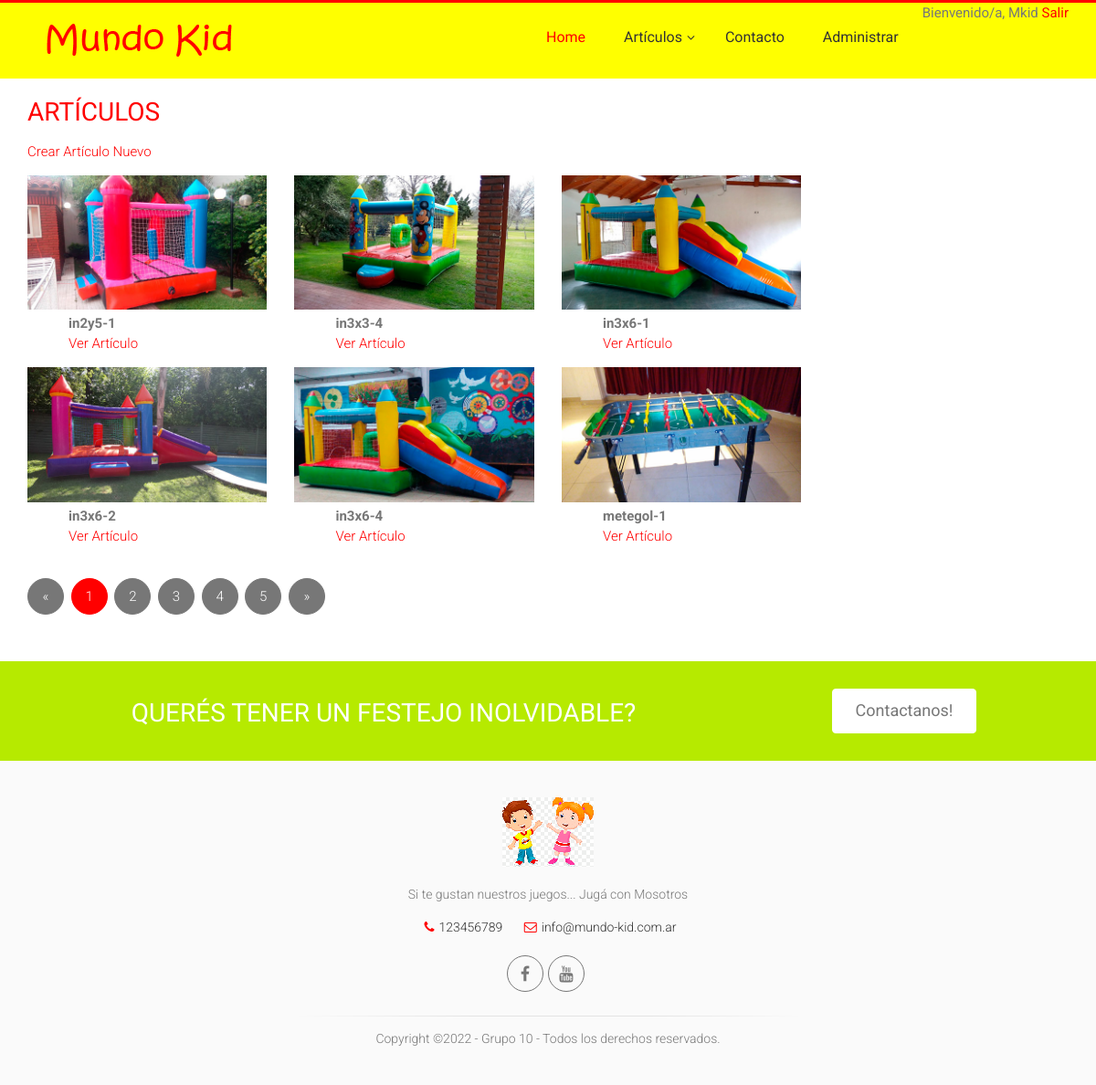
The page /articulos/ (signed in) on the database as committed earlier.
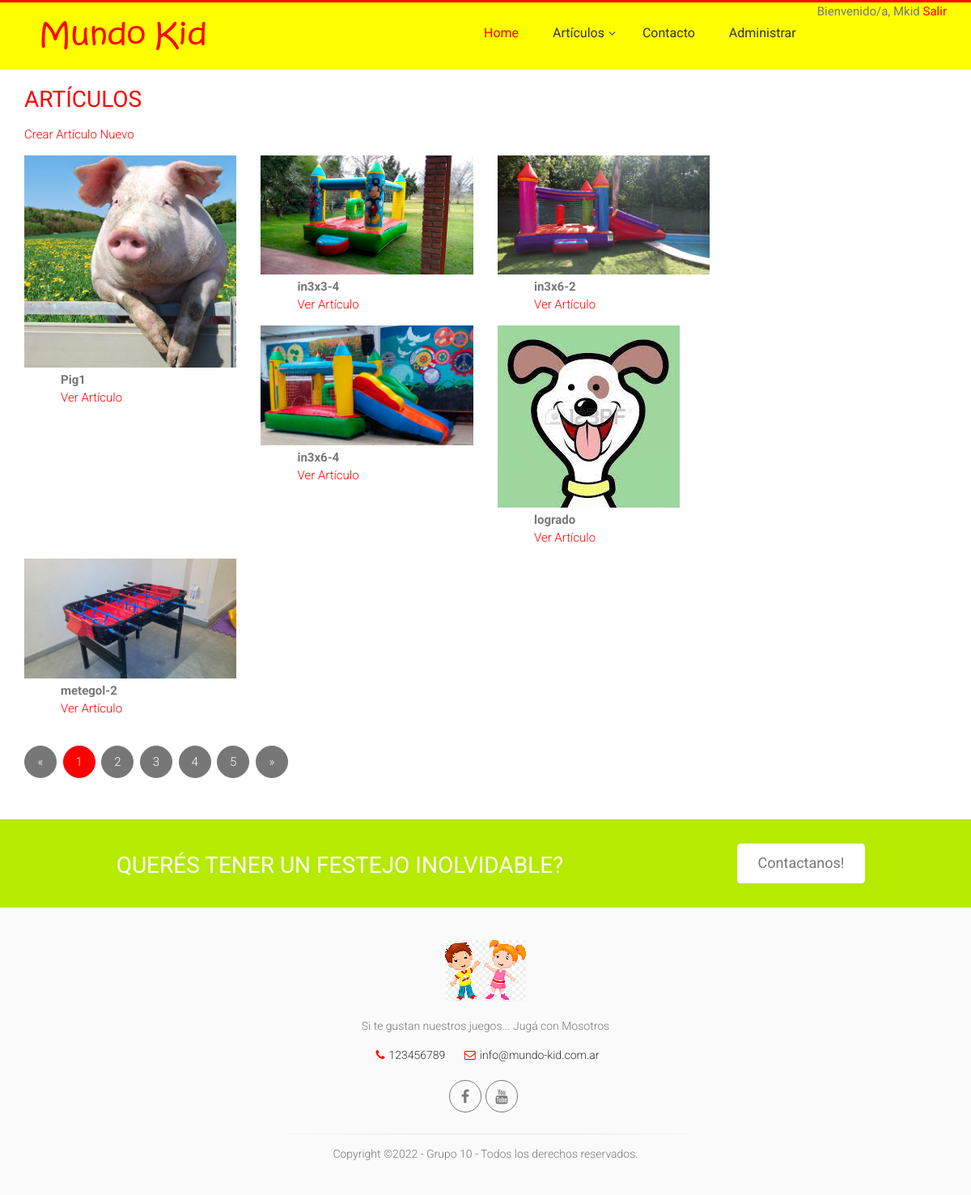
The same page on the database as committed later.
### Articulos/models.py (models this page shows, shortened)
class Articulo(models.Model):
    id=models.AutoField(primary_key=True,verbose_name="Id_Artículo")
    nombre=models.TextField(max_length=40)
    categoria=models.CharField(
        models.ForeignKey('Categoria',on_delete=models.CASCADE),
        max_length=2, null=False, blank=False,
        choices=categorias_id,
        default='in')
    subcategoria=models.TextField(
        models.ForeignKey('Subcategoria',on_delete=models.CASCADE),
        null=False, blank=False,
        max_length=10)
    stock=models.IntegerField()
    precio=models.FloatField()
    imagen_url = models.ImageField(upload_to='articulos', null=True, blank=True, default='No-Image-Placeholder.svg')
    class Meta:
        verbose_name ="articulo"
        verbose_name_plural="articulos"
        ordering= ['nombre']

### Articulos/views.py (the view)
# urls.py: path('', ArticuloListView.as_view(), name='list'),
@method_decorator(staff_member_required, name='dispatch')
class ArticuloListView(ListView):
    model = Articulo
    template_name = 'Articulos/articulo_list.html'
    paginate_by = 6

### Articulos/templates/Articulos/articulo_list.html (shortened to what this page needs)
{% extends 'MundoKid/base.html' %}
{% load static %}
{% block content %}
<main role="main">
  <div class="container">
    <div class="row mt-3">
      <div class="col-md-9 mx-auto mb-5 ">
        <h2>Artículos</h2>
        {% if request.user.is_staff %}
            <p><a href="{% url 'articulos:create' %}">Crear Artículo Nuevo</a> </p>
        {% endif %}
        <div class="row">
          {% for articulo in articulo_list %}
            <div class="col-md-4 mt-2 mb-3">
              <div class="row p-1">
                <div class="col-md-12">
              {% if articulo.imagen_url %}
                <img src="{{articulo.imagen_url.url}}" alt="{{titulo}}" class="img-fluid">
              {% else %}
                <img src="{% static 'gestion/img/no-img.jpg' %}" class="img-fluid">
              {% endif %}
                  <p class="articulo-data">
                    <b>{{articulo.nombre|truncatechars:"16"}}</b><br>
                    <a href="{% url 'articulos:detail' articulo.nombre %}">Ver Artículo</a>
                  </p>
                </div>
              </div>
            </div>
          {% endfor %}
        </div>
{% if is_paginated %}
<nav aria-label="Page navigation">
  <ul class="pagination justify-content-center">
    {% if page_obj.has_previous %}
      <li class="page-item ">
        <a class="page-link" href="?page={{ page_obj.previous_page_number }}">&laquo;</a>
      </li>
    {% else %}
      <li class="page-item disabled">
        <a class="page-link" href="#" tabindex="-1">&laquo;</a>
      </li>
    {% endif %}
    {% for i in paginator.page_range %}
      <li class="page-item {% if page_obj.number == i %}active{% endif %}">
        <a class="page-link" href="?page={{ i }}">{{ i }}</a>
      </li>
    {% endfor %}
    {% if page_obj.has_next %}
      <li class="page-item ">
        <a class="page-link" href="?page={{ page_obj.next_page_number }}">&raquo;</a>
      </li>
    {% else %}
      <li class="page-item disabled">
        <a class="page-link" href="#" tabindex="-1">&raquo;</a>
      </li>
    {% endif %}
  </ul>
</nav>
{% endif %}
      </div>
    </div>
  </div>
</main>
{% endblock %}

Rows that differ between the two databases and show on the page:
removed Articulo: imagen_url (picture), nombre "in2y5-1"
removed Articulo: imagen_url (picture), nombre "in3x6-1"
removed Articulo: imagen_url (picture), nombre "metegol-1"
added Articulo: imagen_url (picture), nombre "Pig1"
added Articulo: imagen_url (picture), nombre "logrado"
now on this page (row unchanged): Articulo: imagen_url (picture), nombre "metegol-2"
